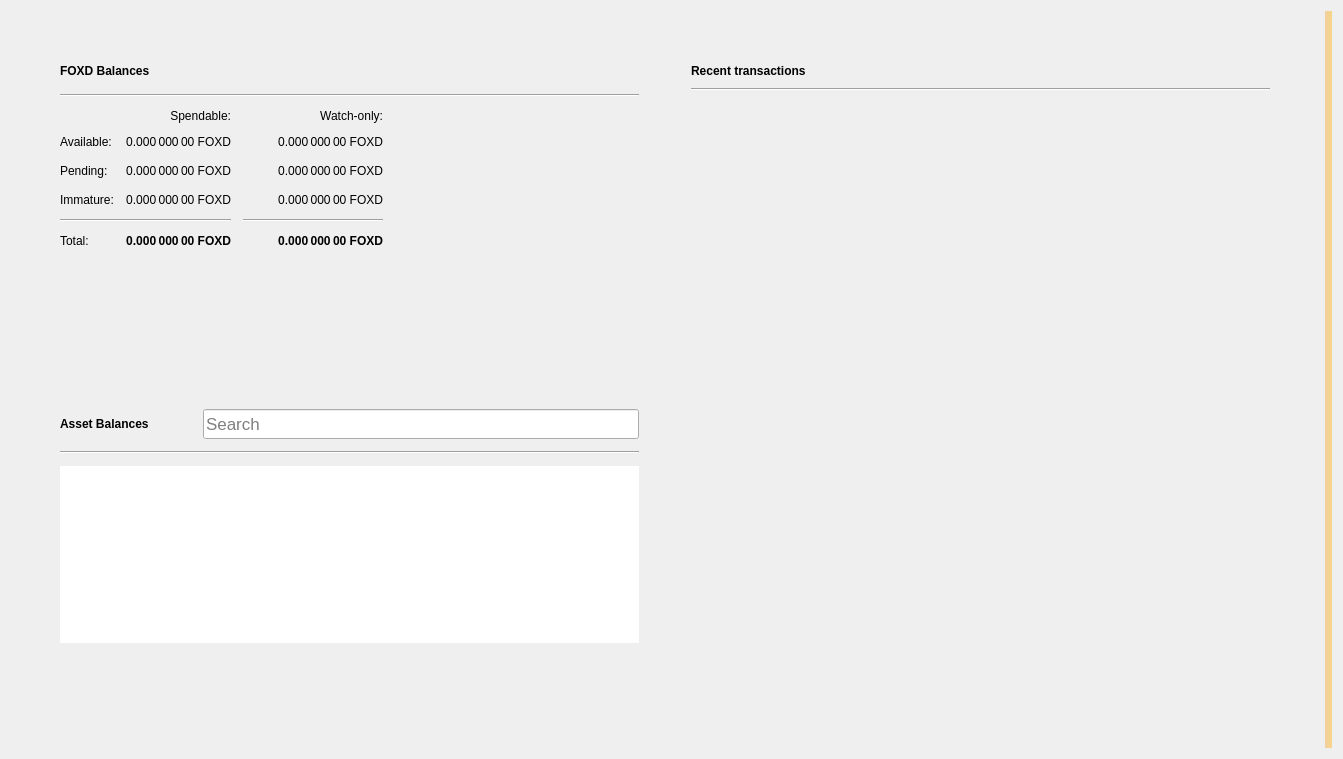
<?xml version="1.0" encoding="UTF-8"?>
<ui version="4.0">
 <class>OverviewPage</class>
 <widget class="QWidget" name="OverviewPage">
  <property name="geometry">
   <rect>
    <x>0</x>
    <y>0</y>
    <width>1343</width>
    <height>759</height>
   </rect>
  </property>
  <property name="windowTitle">
   <string>Form</string>
  </property>
  <property name="autoFillBackground">
   <bool>false</bool>
  </property>
  <layout class="QGridLayout" name="gridLayout_3">
   <item row="0" column="1">
    <layout class="QVBoxLayout" name="verticalLayout_7">
     <property name="spacing">
      <number>0</number>
     </property>
     <property name="leftMargin">
      <number>0</number>
     </property>
     <property name="topMargin">
      <number>0</number>
     </property>
     <property name="rightMargin">
      <number>0</number>
     </property>
     <property name="bottomMargin">
      <number>0</number>
     </property>
     <item>
      <layout class="QHBoxLayout" name="horizontalLayout" stretch="0,0">
       <property name="spacing">
        <number>34</number>
       </property>
       <property name="sizeConstraint">
        <enum>QLayout::SetMaximumSize</enum>
       </property>
       <property name="leftMargin">
        <number>40</number>
       </property>
       <property name="topMargin">
        <number>40</number>
       </property>
       <property name="rightMargin">
        <number>40</number>
       </property>
       <property name="bottomMargin">
        <number>40</number>
       </property>
       <item>
        <layout class="QVBoxLayout" name="verticalLayout_2">
         <property name="spacing">
          <number>34</number>
         </property>
         <property name="rightMargin">
          <number>0</number>
         </property>
         <item>
          <widget class="QFrame" name="frame">
           <property name="sizePolicy">
            <sizepolicy hsizetype="Preferred" vsizetype="Preferred">
             <horstretch>0</horstretch>
             <verstretch>0</verstretch>
            </sizepolicy>
           </property>
           <property name="frameShape">
            <enum>QFrame::NoFrame</enum>
           </property>
           <property name="frameShadow">
            <enum>QFrame::Raised</enum>
           </property>
           <property name="lineWidth">
            <number>10</number>
           </property>
           <layout class="QVBoxLayout" name="verticalLayout_4">
            <property name="spacing">
             <number>12</number>
            </property>
            <item>
             <layout class="QHBoxLayout" name="horizontalLayout_4">
              <item>
               <widget class="QLabel" name="rvnBalancesLabel">
                <property name="font">
                 <font>
                  <weight>75</weight>
                  <bold>true</bold>
                 </font>
                </property>
                <property name="text">
                 <string>FOXD Balances</string>
                </property>
               </widget>
              </item>
              <item>
               <widget class="QPushButton" name="labelWalletStatus">
                <property name="enabled">
                 <bool>true</bool>
                </property>
                <property name="maximumSize">
                 <size>
                  <width>30</width>
                  <height>16777215</height>
                 </size>
                </property>
                <property name="toolTip">
                 <string>The displayed information may be out of date. Your wallet automatically synchronizes with the Foxdcoin network after a connection is established, but this process has not completed yet.</string>
                </property>
                <property name="text">
                 <string/>
                </property>
                <property name="icon">
                 <iconset>
                  <normaloff>:/icons/warning</normaloff>
                  <disabledoff>:/icons/warning</disabledoff>:/icons/warning</iconset>
                </property>
                <property name="iconSize">
                 <size>
                  <width>24</width>
                  <height>24</height>
                 </size>
                </property>
                <property name="flat">
                 <bool>true</bool>
                </property>
               </widget>
              </item>
              <item>
               <spacer name="horizontalSpacer_3">
                <property name="orientation">
                 <enum>Qt::Horizontal</enum>
                </property>
                <property name="sizeHint" stdset="0">
                 <size>
                  <width>40</width>
                  <height>20</height>
                 </size>
                </property>
               </spacer>
              </item>
             </layout>
            </item>
            <item>
             <widget class="Line" name="line_2">
              <property name="orientation">
               <enum>Qt::Horizontal</enum>
              </property>
             </widget>
            </item>
            <item>
             <layout class="QGridLayout" name="gridLayout">
              <property name="spacing">
               <number>12</number>
              </property>
              <item row="3" column="2">
               <widget class="QLabel" name="labelWatchImmature">
                <property name="font">
                 <font>
                  <weight>50</weight>
                  <bold>false</bold>
                 </font>
                </property>
                <property name="cursor">
                 <cursorShape>IBeamCursor</cursorShape>
                </property>
                <property name="toolTip">
                 <string>Mined balance in watch-only addresses that has not yet matured</string>
                </property>
                <property name="text">
                 <string notr="true">0.000 000 00 FOXD</string>
                </property>
                <property name="alignment">
                 <set>Qt::AlignRight|Qt::AlignTrailing|Qt::AlignVCenter</set>
                </property>
                <property name="textInteractionFlags">
                 <set>Qt::LinksAccessibleByMouse|Qt::TextSelectableByKeyboard|Qt::TextSelectableByMouse</set>
                </property>
               </widget>
              </item>
              <item row="2" column="3">
               <spacer name="horizontalSpacer_2">
                <property name="orientation">
                 <enum>Qt::Horizontal</enum>
                </property>
                <property name="sizeHint" stdset="0">
                 <size>
                  <width>40</width>
                  <height>20</height>
                 </size>
                </property>
               </spacer>
              </item>
              <item row="1" column="0">
               <widget class="QLabel" name="labelBalanceText">
                <property name="text">
                 <string>Available:</string>
                </property>
               </widget>
              </item>
              <item row="1" column="2">
               <widget class="QLabel" name="labelWatchAvailable">
                <property name="font">
                 <font>
                  <weight>50</weight>
                  <bold>false</bold>
                 </font>
                </property>
                <property name="cursor">
                 <cursorShape>IBeamCursor</cursorShape>
                </property>
                <property name="toolTip">
                 <string>Your current balance in watch-only addresses</string>
                </property>
                <property name="text">
                 <string notr="true">0.000 000 00 FOXD</string>
                </property>
                <property name="alignment">
                 <set>Qt::AlignRight|Qt::AlignTrailing|Qt::AlignVCenter</set>
                </property>
                <property name="textInteractionFlags">
                 <set>Qt::LinksAccessibleByMouse|Qt::TextSelectableByKeyboard|Qt::TextSelectableByMouse</set>
                </property>
               </widget>
              </item>
              <item row="2" column="1">
               <widget class="QLabel" name="labelUnconfirmed">
                <property name="font">
                 <font>
                  <weight>50</weight>
                  <bold>false</bold>
                 </font>
                </property>
                <property name="cursor">
                 <cursorShape>IBeamCursor</cursorShape>
                </property>
                <property name="toolTip">
                 <string>Total of transactions that have yet to be confirmed, and do not yet count toward the spendable balance</string>
                </property>
                <property name="text">
                 <string notr="true">0.000 000 00 FOXD</string>
                </property>
                <property name="alignment">
                 <set>Qt::AlignRight|Qt::AlignTrailing|Qt::AlignVCenter</set>
                </property>
                <property name="textInteractionFlags">
                 <set>Qt::LinksAccessibleByMouse|Qt::TextSelectableByKeyboard|Qt::TextSelectableByMouse</set>
                </property>
               </widget>
              </item>
              <item row="4" column="2">
               <widget class="Line" name="lineWatchBalance">
                <property name="sizePolicy">
                 <sizepolicy hsizetype="Preferred" vsizetype="Fixed">
                  <horstretch>0</horstretch>
                  <verstretch>0</verstretch>
                 </sizepolicy>
                </property>
                <property name="minimumSize">
                 <size>
                  <width>140</width>
                  <height>0</height>
                 </size>
                </property>
                <property name="orientation">
                 <enum>Qt::Horizontal</enum>
                </property>
               </widget>
              </item>
              <item row="0" column="1">
               <widget class="QLabel" name="labelSpendable">
                <property name="text">
                 <string>Spendable:</string>
                </property>
                <property name="alignment">
                 <set>Qt::AlignRight|Qt::AlignTrailing|Qt::AlignVCenter</set>
                </property>
               </widget>
              </item>
              <item row="3" column="0">
               <widget class="QLabel" name="labelImmatureText">
                <property name="text">
                 <string>Immature:</string>
                </property>
               </widget>
              </item>
              <item row="5" column="2">
               <widget class="QLabel" name="labelWatchTotal">
                <property name="font">
                 <font>
                  <weight>75</weight>
                  <bold>true</bold>
                 </font>
                </property>
                <property name="cursor">
                 <cursorShape>IBeamCursor</cursorShape>
                </property>
                <property name="toolTip">
                 <string>Current total balance in watch-only addresses</string>
                </property>
                <property name="text">
                 <string notr="true">0.000 000 00 FOXD</string>
                </property>
                <property name="alignment">
                 <set>Qt::AlignRight|Qt::AlignTrailing|Qt::AlignVCenter</set>
                </property>
                <property name="textInteractionFlags">
                 <set>Qt::LinksAccessibleByMouse|Qt::TextSelectableByKeyboard|Qt::TextSelectableByMouse</set>
                </property>
               </widget>
              </item>
              <item row="4" column="0" colspan="2">
               <widget class="Line" name="line">
                <property name="orientation">
                 <enum>Qt::Horizontal</enum>
                </property>
               </widget>
              </item>
              <item row="0" column="2">
               <widget class="QLabel" name="labelWatchonly">
                <property name="text">
                 <string>Watch-only:</string>
                </property>
                <property name="alignment">
                 <set>Qt::AlignRight|Qt::AlignTrailing|Qt::AlignVCenter</set>
                </property>
               </widget>
              </item>
              <item row="5" column="1">
               <widget class="QLabel" name="labelTotal">
                <property name="font">
                 <font>
                  <weight>75</weight>
                  <bold>true</bold>
                 </font>
                </property>
                <property name="cursor">
                 <cursorShape>IBeamCursor</cursorShape>
                </property>
                <property name="toolTip">
                 <string>Your current total balance</string>
                </property>
                <property name="text">
                 <string notr="true">0.000 000 00 FOXD</string>
                </property>
                <property name="alignment">
                 <set>Qt::AlignRight|Qt::AlignTrailing|Qt::AlignVCenter</set>
                </property>
                <property name="textInteractionFlags">
                 <set>Qt::LinksAccessibleByMouse|Qt::TextSelectableByKeyboard|Qt::TextSelectableByMouse</set>
                </property>
               </widget>
              </item>
              <item row="1" column="1">
               <widget class="QLabel" name="labelBalance">
                <property name="font">
                 <font>
                  <weight>50</weight>
                  <bold>false</bold>
                 </font>
                </property>
                <property name="cursor">
                 <cursorShape>IBeamCursor</cursorShape>
                </property>
                <property name="toolTip">
                 <string>Your current spendable balance</string>
                </property>
                <property name="text">
                 <string notr="true">0.000 000 00 FOXD</string>
                </property>
                <property name="alignment">
                 <set>Qt::AlignRight|Qt::AlignTrailing|Qt::AlignVCenter</set>
                </property>
                <property name="textInteractionFlags">
                 <set>Qt::LinksAccessibleByMouse|Qt::TextSelectableByKeyboard|Qt::TextSelectableByMouse</set>
                </property>
               </widget>
              </item>
              <item row="2" column="0">
               <widget class="QLabel" name="labelPendingText">
                <property name="text">
                 <string>Pending:</string>
                </property>
               </widget>
              </item>
              <item row="5" column="0">
               <widget class="QLabel" name="labelTotalText">
                <property name="text">
                 <string>Total:</string>
                </property>
               </widget>
              </item>
              <item row="3" column="1">
               <widget class="QLabel" name="labelImmature">
                <property name="font">
                 <font>
                  <weight>50</weight>
                  <bold>false</bold>
                 </font>
                </property>
                <property name="cursor">
                 <cursorShape>IBeamCursor</cursorShape>
                </property>
                <property name="toolTip">
                 <string>Mined balance that has not yet matured</string>
                </property>
                <property name="text">
                 <string notr="true">0.000 000 00 FOXD</string>
                </property>
                <property name="alignment">
                 <set>Qt::AlignRight|Qt::AlignTrailing|Qt::AlignVCenter</set>
                </property>
                <property name="textInteractionFlags">
                 <set>Qt::LinksAccessibleByMouse|Qt::TextSelectableByKeyboard|Qt::TextSelectableByMouse</set>
                </property>
               </widget>
              </item>
              <item row="2" column="2">
               <widget class="QLabel" name="labelWatchPending">
                <property name="font">
                 <font>
                  <weight>50</weight>
                  <bold>false</bold>
                 </font>
                </property>
                <property name="cursor">
                 <cursorShape>IBeamCursor</cursorShape>
                </property>
                <property name="toolTip">
                 <string>Unconfirmed transactions to watch-only addresses</string>
                </property>
                <property name="text">
                 <string notr="true">0.000 000 00 FOXD</string>
                </property>
                <property name="alignment">
                 <set>Qt::AlignRight|Qt::AlignTrailing|Qt::AlignVCenter</set>
                </property>
                <property name="textInteractionFlags">
                 <set>Qt::LinksAccessibleByMouse|Qt::TextSelectableByKeyboard|Qt::TextSelectableByMouse</set>
                </property>
               </widget>
              </item>
             </layout>
            </item>
           </layout>
          </widget>
         </item>
         <item>
          <widget class="QWidget" name="assetVerticalSpaceWidget2" native="true">
           <property name="autoFillBackground">
            <bool>false</bool>
           </property>
           <layout class="QVBoxLayout" name="verticalLayout_6">
            <item>
             <spacer name="verticalSpacer_4">
              <property name="orientation">
               <enum>Qt::Vertical</enum>
              </property>
              <property name="sizeHint" stdset="0">
               <size>
                <width>20</width>
                <height>87</height>
               </size>
              </property>
             </spacer>
            </item>
           </layout>
          </widget>
         </item>
         <item>
          <widget class="QFrame" name="assetFrame">
           <property name="autoFillBackground">
            <bool>true</bool>
           </property>
           <property name="frameShape">
            <enum>QFrame::NoFrame</enum>
           </property>
           <property name="frameShadow">
            <enum>QFrame::Plain</enum>
           </property>
           <property name="lineWidth">
            <number>0</number>
           </property>
           <layout class="QVBoxLayout" name="verticalLayout_5">
            <property name="spacing">
             <number>12</number>
            </property>
            <item>
             <layout class="QHBoxLayout" name="assetBalanceHorizontalLayout">
              <item alignment="Qt::AlignVCenter">
               <widget class="QLabel" name="assetBalanceLabel">
                <property name="font">
                 <font>
                  <weight>75</weight>
                  <bold>true</bold>
                 </font>
                </property>
                <property name="text">
                 <string>Asset Balances</string>
                </property>
               </widget>
              </item>
              <item>
               <widget class="QPushButton" name="labelAssetStatus">
                <property name="enabled">
                 <bool>true</bool>
                </property>
                <property name="maximumSize">
                 <size>
                  <width>30</width>
                  <height>16777215</height>
                 </size>
                </property>
                <property name="toolTip">
                 <string>The displayed information may be out of date. Your wallet automatically synchronizes with the Foxdcoin network after a connection is established, but this process has not completed yet.</string>
                </property>
                <property name="text">
                 <string/>
                </property>
                <property name="icon">
                 <iconset>
                  <normaloff>:/icons/warning</normaloff>
                  <disabledoff>:/icons/warning</disabledoff>:/icons/warning</iconset>
                </property>
                <property name="iconSize">
                 <size>
                  <width>24</width>
                  <height>24</height>
                 </size>
                </property>
                <property name="flat">
                 <bool>true</bool>
                </property>
               </widget>
              </item>
              <item alignment="Qt::AlignBottom">
               <widget class="QLineEdit" name="assetSearch">
                <property name="sizePolicy">
                 <sizepolicy hsizetype="Expanding" vsizetype="Preferred">
                  <horstretch>0</horstretch>
                  <verstretch>0</verstretch>
                 </sizepolicy>
                </property>
                <property name="minimumSize">
                 <size>
                  <width>0</width>
                  <height>30</height>
                 </size>
                </property>
                <property name="maximumSize">
                 <size>
                  <width>16777215</width>
                  <height>30</height>
                 </size>
                </property>
                <property name="sizeIncrement">
                 <size>
                  <width>0</width>
                  <height>0</height>
                 </size>
                </property>
                <property name="baseSize">
                 <size>
                  <width>0</width>
                  <height>0</height>
                 </size>
                </property>
                <property name="font">
                 <font>
                  <pointsize>13</pointsize>
                 </font>
                </property>
                <property name="maxLength">
                 <number>32</number>
                </property>
                <property name="frame">
                 <bool>true</bool>
                </property>
                <property name="alignment">
                 <set>Qt::AlignLeading|Qt::AlignLeft|Qt::AlignVCenter</set>
                </property>
                <property name="placeholderText">
                 <string>Search</string>
                </property>
                <property name="clearButtonEnabled">
                 <bool>true</bool>
                </property>
               </widget>
              </item>
             </layout>
            </item>
            <item>
             <widget class="Line" name="assetBalanceLine">
              <property name="orientation">
               <enum>Qt::Horizontal</enum>
              </property>
             </widget>
            </item>
            <item>
             <widget class="QListView" name="listAssets">
              <property name="frameShape">
               <enum>QFrame::NoFrame</enum>
              </property>
              <property name="lineWidth">
               <number>0</number>
              </property>
              <property name="verticalScrollMode">
               <enum>QAbstractItemView::ScrollPerItem</enum>
              </property>
             </widget>
            </item>
            <item>
             <widget class="QWidget" name="assetVerticalSpaceWidget" native="true">
              <property name="autoFillBackground">
               <bool>false</bool>
              </property>
              <layout class="QVBoxLayout" name="verticalLayout">
               <item>
                <spacer name="verticalSpacer_3">
                 <property name="orientation">
                  <enum>Qt::Vertical</enum>
                 </property>
                 <property name="sizeHint" stdset="0">
                  <size>
                   <width>20</width>
                   <height>40</height>
                  </size>
                 </property>
                </spacer>
               </item>
              </layout>
             </widget>
            </item>
           </layout>
          </widget>
         </item>
        </layout>
       </item>
       <item>
        <layout class="QVBoxLayout" name="verticalLayout_3">
         <property name="spacing">
          <number>34</number>
         </property>
         <property name="leftMargin">
          <number>0</number>
         </property>
         <item>
          <widget class="QFrame" name="frame_2">
           <property name="sizePolicy">
            <sizepolicy hsizetype="Preferred" vsizetype="Fixed">
             <horstretch>0</horstretch>
             <verstretch>0</verstretch>
            </sizepolicy>
           </property>
           <property name="frameShape">
            <enum>QFrame::NoFrame</enum>
           </property>
           <property name="frameShadow">
            <enum>QFrame::Plain</enum>
           </property>
           <property name="lineWidth">
            <number>0</number>
           </property>
           <layout class="QGridLayout" name="gridLayout_2">
            <property name="horizontalSpacing">
             <number>12</number>
            </property>
            <item row="0" column="0">
             <layout class="QHBoxLayout" name="horizontalLayout_2">
              <item>
               <widget class="QLabel" name="recentTransactionsLabel">
                <property name="font">
                 <font>
                  <weight>75</weight>
                  <bold>true</bold>
                 </font>
                </property>
                <property name="text">
                 <string>Recent transactions</string>
                </property>
               </widget>
              </item>
              <item>
               <widget class="QPushButton" name="labelTransactionsStatus">
                <property name="enabled">
                 <bool>true</bool>
                </property>
                <property name="maximumSize">
                 <size>
                  <width>30</width>
                  <height>16777215</height>
                 </size>
                </property>
                <property name="toolTip">
                 <string>The displayed information may be out of date. Your wallet automatically synchronizes with the Foxdcoin network after a connection is established, but this process has not completed yet.</string>
                </property>
                <property name="text">
                 <string/>
                </property>
                <property name="icon">
                 <iconset>
                  <normaloff>:/icons/warning</normaloff>
                  <disabledoff>:/icons/warning</disabledoff>:/icons/warning</iconset>
                </property>
                <property name="iconSize">
                 <size>
                  <width>24</width>
                  <height>24</height>
                 </size>
                </property>
                <property name="flat">
                 <bool>true</bool>
                </property>
               </widget>
              </item>
              <item>
               <spacer name="horizontalSpacer">
                <property name="orientation">
                 <enum>Qt::Horizontal</enum>
                </property>
                <property name="sizeHint" stdset="0">
                 <size>
                  <width>40</width>
                  <height>20</height>
                 </size>
                </property>
               </spacer>
              </item>
             </layout>
            </item>
            <item row="2" column="0">
             <widget class="QListView" name="listTransactions">
              <property name="styleSheet">
               <string notr="true">QListView { background: transparent; }</string>
              </property>
              <property name="frameShape">
               <enum>QFrame::NoFrame</enum>
              </property>
              <property name="verticalScrollBarPolicy">
               <enum>Qt::ScrollBarAlwaysOff</enum>
              </property>
              <property name="horizontalScrollBarPolicy">
               <enum>Qt::ScrollBarAlwaysOff</enum>
              </property>
              <property name="selectionMode">
               <enum>QAbstractItemView::NoSelection</enum>
              </property>
             </widget>
            </item>
            <item row="1" column="0">
             <widget class="Line" name="line_3">
              <property name="orientation">
               <enum>Qt::Horizontal</enum>
              </property>
             </widget>
            </item>
           </layout>
          </widget>
         </item>
         <item>
          <spacer name="verticalSpacer_2">
           <property name="orientation">
            <enum>Qt::Vertical</enum>
           </property>
           <property name="sizeHint" stdset="0">
            <size>
             <width>20</width>
             <height>40</height>
            </size>
           </property>
          </spacer>
         </item>
        </layout>
       </item>
      </layout>
     </item>
    </layout>
   </item>
   <item row="0" column="3">
    <widget class="QLabel" name="labelAlerts">
     <property name="visible">
      <bool>true</bool>
     </property>
     <property name="styleSheet">
      <string notr="true">QLabel { background-color: qlineargradient(x1: 0, y1: 0, x2: 1, y2: 0, stop:0 #F0D0A0, stop:1 #F8D488); color:#000000; }</string>
     </property>
     <property name="wordWrap">
      <bool>true</bool>
     </property>
     <property name="margin">
      <number>3</number>
     </property>
     <property name="textInteractionFlags">
      <set>Qt::TextSelectableByMouse</set>
     </property>
    </widget>
   </item>
  </layout>
 </widget>
 <resources/>
 <connections/>
</ui>
